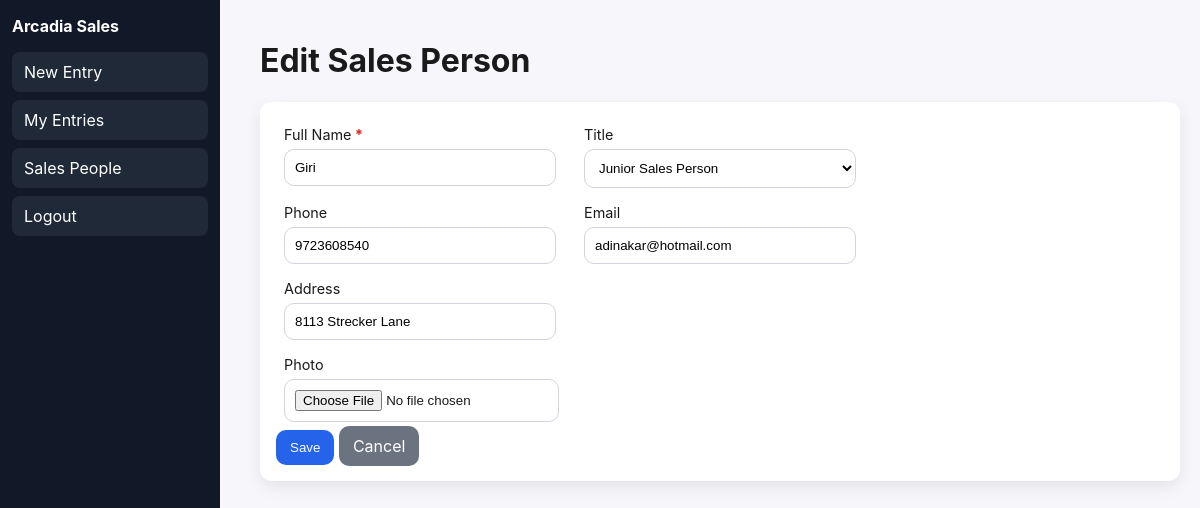
The app's page /crm/sales_people/3/edit (signed in) with its own data.
### tables this page shows
CREATE TABLE sales_people (
                id INTEGER PRIMARY KEY AUTOINCREMENT,
                full_name TEXT NOT NULL,
                phone TEXT,
                email TEXT,
                address TEXT,
                title TEXT CHECK(title IN ('Junior Sales Person','Senior Sales Person')),
                photo_path TEXT,
                owner_username TEXT
            );

### webapp/app.py (the view)
        def wrapper(*args, **kwargs):
            user = current_user()
            if not user:
                return redirect(url_for('login', next=request.path))
            if role and user.role != role:
                flash('Unauthorized', 'error')
                return redirect(url_for('index'))
            return fn(*args, **kwargs)

### webapp/app.py (called while the page is built)
def current_user():
    if 'user_id' in session:
        db = SessionLocal()
        try:
            return db.query(User).get(session['user_id'])
        finally:
            db.close()
    return None

def login_required(role=None):
    def decorator(fn):
        def wrapper(*args, **kwargs):
            user = current_user()
            if not user:
                return redirect(url_for('login', next=request.path))
            if role and user.role != role:
                flash('Unauthorized', 'error')
                return redirect(url_for('index'))
            return fn(*args, **kwargs)
        wrapper.__name__ = fn.__name__
        return wrapper
    return decorator

### webapp/templates/crm_sales_people_form.html (shortened to what this page needs)
{% extends 'base.html' %}
{% block content %}
<h1>{{ 'Edit' if person else 'Add' }} Sales Person</h1>
<form method="post" class="card form" enctype="multipart/form-data">
  <div class="form-row">
    <label class="required"><span class="label-text">Full Name</span>
      <input type="text" name="full_name" value="{{ person.full_name if person else '' }}" required>
    </label>
    <label>Title
      <select name="title">
        {% set titles = ['Junior Sales Person','Senior Sales Person'] %}
        {% for t in titles %}
          <option value="{{ t }}" {% if person and person.title==t %}selected{% endif %}>{{ t }}</option>
        {% endfor %}
      </select>
    </label>
  </div>
  <div class="form-row">
    <label>Phone
      <input type="text" name="phone" value="{{ person.phone if person else '' }}">
    </label>
    <label>Email
      <input type="email" name="email" value="{{ person.email if person else '' }}">
    </label>
  </div>
  <div class="form-row">
    <label class="wide">Address
      <input type="text" name="address" value="{{ person.address if person else '' }}">
    </label>
  </div>
  <div class="form-row">
    <label>Photo
      <input type="file" name="photo" accept="image/*">
    </label>
  </div>
  <div class="actions">
    <button class="btn" type="submit">Save</button>
    <a class="btn secondary" href="{{ url_for('crm_sales_people') }}">Cancel</a>
  </div>
</form>
{% endblock %}

### webapp/static/styles.css (style rules this page uses)
* { box-sizing:border-box }
body { font-family:Inter,system-ui,Arial,sans-serif;margin:0;background:#f7f7fb;color:#1a1a1a }
a { color:#0a66c2;text-decoration:none }
.card { background:#fff;border-radius:12px;padding:16px;box-shadow:0 6px 16px rgba(0,0,0,.08);margin-bottom:16px }
.form label { display:flex;flex-direction:column;font-size:.9rem;margin:8px }
.form input,.form select,.form textarea { padding:10px;border:1px solid #d1d5db;border-radius:10px;margin-top:6px;background:#fff }
.form .form-row { display:grid;grid-template-columns:repeat(3,1fr);gap:12px }
.btn { background:#2563eb;color:#fff;border:none;padding:10px 14px;border-radius:10px;cursor:pointer }
.btn.secondary { background:#6b7280 }
.form label.required .label-text::after { content:' *'; color:#dc2626; font-weight:700 }

### records on screen
sales_people: full_name "Giri", title "Junior Sales Person", phone "9723608540", email "adinakar@hotmail.com", address "8113 Strecker Lane"

### other values on screen
{{ 'Edit' if person else 'Add' }} "Edit"
